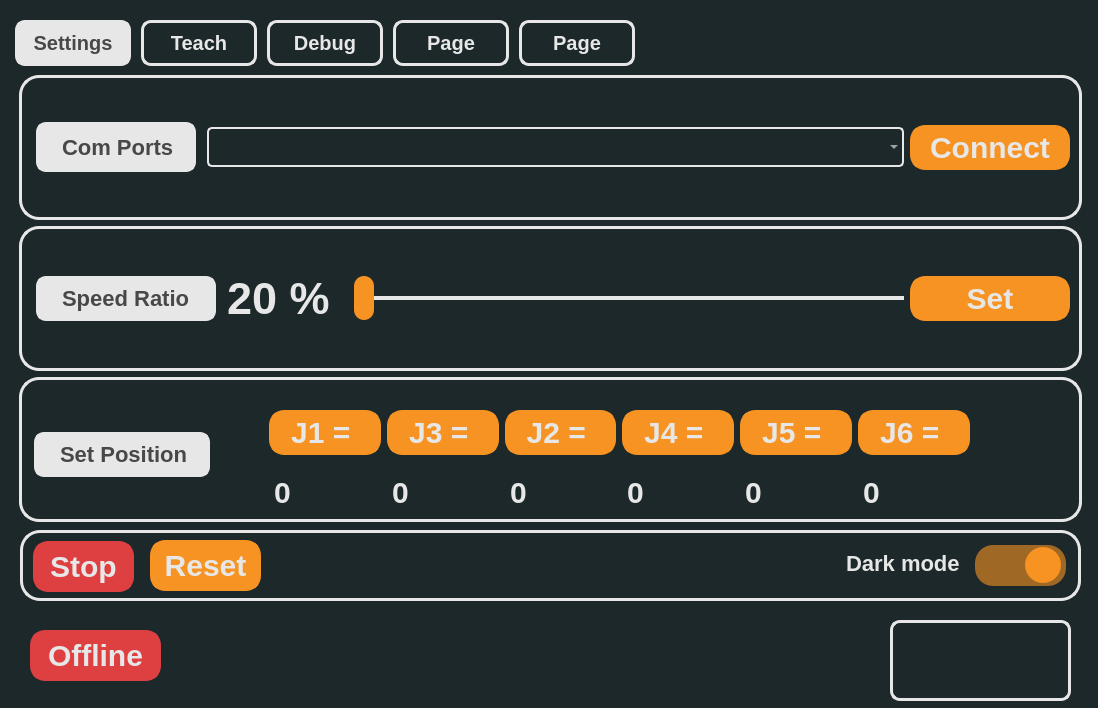
<?xml version="1.0" encoding="UTF-8"?>
<ui version="4.0">
 <class>MainWindow</class>
 <widget class="QMainWindow" name="MainWindow">
  <property name="geometry">
   <rect>
    <x>0</x>
    <y>0</y>
    <width>1098</width>
    <height>708</height>
   </rect>
  </property>
  <property name="windowTitle">
   <string>MainWindow</string>
  </property>
  <property name="styleSheet">
   <string notr="true">QTabBar::tab {
    border: 3px solid #e7e7e7;
	border-radius: 10px;
	margin: 5;
	padding: 5;
	font: bold; 
	font-family: arial;
	font-size: 20px;
	color: #e7e7e7;
	width: 100px;
	height: 30px;
}

QWidget#centralwidget{
	background: #1d282b;
}


QTabBar::tab:hover {
    background: rgba(231, 231, 231, 0.4);

}
QTabBar::tab:selected {
    background: #e7e7e7;
	color: #484848
}

QTabWidget::pane {
    border: 0px solid #e7e7e7;
	background: transparent;
}

QTabWidget::tab-bar:top {
    top: 5px;
}

QTabWidget::tab-bar:bottom {
    bottom: 0px;
}

QTabWidget::tab-bar:left {
    right:0px;
}

QTabWidget::tab-bar:right {
    left: 0px;
}
QWidget{
	border: 0px solid #e7e7e7;
	background: transparent;
	color: #e7e7e7;
}
QFrame#frame_1,#frame_2,#frame_3,#frame_4{
	border: 3px solid #e7e7e7;
	border-radius : 20px;
	font: bold; 
	font-family: arial;
	font-size: 30px;
	color: #e7e7e7;
	background: transparent;
}


QPushButton{
	border: 5px solid #f69322;
    background-color: #f69322;
    font-family: arial;
    font-size: 30px;
	font: bold;
    color: #e7e7e7;
    border-radius: 15%;
}
QPushButton#main_connect{
	border: 5px solid #f69322;
    background-color: #f69322;
    font-family: arial;
    font-size: 30px;
	font: bold;
    color: #e7e7e7;
    border-radius: 15%;
    min-width: 120px;
    min-height: 30px;
    max-width: 150px;
    max-height: 35px;
}
QPushButton:hover#main_connect{
	 background-color:#c67a00;
}

QPushButton:pressed#main_connect{
	 background-color: #ffba43;
}

QPushButton#Set_velocity_button{
	border: 5px solid #f69322;
    background-color: #f69322;
    font-family: arial;
    font-size: 30px;
	font: bold;
    color: #e7e7e7;
    border-radius: 15%;
    min-width: 150px;
    min-height: 30px;
    max-width: 150px;
    max-height: 35px;
}
QPushButton:hover#Set_velocity_button{
	 background-color:#c67a00;
}

QPushButton:pressed#Set_velocity_button{
	 background-color: #ffba43;
}
QPushButton#Offline_indecator{
	border: 5px solid #de4041;
    background-color: #de4041;
    font-family: arial;
    font-size: 30px;
	font: bold;
    color: #e7e7e7;
    border-radius: 15%;
}
QPushButton:hover{
	 background-color:#c67a00;
}

QPushButton:pressed{
	 background-color: #ffba43;
}
QComboBox {
    border: 2px solid #e7e7e7;
    border-radius: 5px;
    color: #e7e7e7;
    font: bold;
    font-family: Arial;
    font-size: 18px;
    padding-left: 10px;
    padding-right: 10px;
}


QLabel#ComsLabel,#Speed_ratioLabel_2,#ComsLabel_3{
	margin: 5px;
	font: bold; 
	font-family: arial;
	font-size: 22px;
	border: 3px solid #e7e7e7;
    background: #e7e7e7;
	color: #484848;
	border-radius: 10px;
	padding: 7px;
	padding-left: 17px;
	padding-right: 17px;
}
QLabel#ComsLabel{
	margin: 5px;
	font: bold; 
	font-family: arial;
	font-size: 22px;
	border: 3px solid #e7e7e7;
    background: #e7e7e7;
	color: #484848;
	border-radius: 10px;
	padding: 7px;
	padding-left: 17px;
	padding-right: 17px;
    min-width: 120px;
    min-height: 30px;
    max-width: 120px;
    max-height: 30px;

}
QLabel#label_Logo{
	font: bold; 
	font-family: arial;
	font-size: 22px;
	border: 3px solid #e7e7e7;
   
	border-radius: 10px;

}
QLabel#speed_percentages{

	font: bold; 
	font-family: arial;
	font-size: 45px;
}

QSlider::groove:horizontal {
    border-radius: 3px;
    height: 4px;
    margin: 0px;
	background-color: #e7e7e7;
}

QSlider::handle:horizontal {
    background-color:#f69322;
    border: none;
    height: 20px;
    width: 20px;
    margin: -20px 0;
    border-radius: 10px;
    padding: -20px 0px;
}
QSlider::handle:horizontal:hover {
    background-color: #c67a00;
}
QSlider::handle:horizontal:pressed {
    background-color: #ffba43;
}
QSlider
{
   min-width:550px;
    min-height: 60px;
    max-width: 120px;
    max-height: 70px;

}
QSpinBox{
	border: 0px solid #e7e7e7;
    background: transparent;
	padding: 3px;
	border-radius : 5px;
 	font-family: arial;
    font-size: 30px;
	font: bold;
    color: #e7e7e7;
}
QPushButton#Stop_button{
	border: 5px solid #de4041;
    background-color: #de4041;
    font-family: arial;
    font-size: 30px;
	font: bold;
    color: #e7e7e7;
    border-radius: 15%;
}
QPushButton:hover#Stop_button{
	 background-color:#b03030;
}

QPushButton:pressed#Stop_button{
	 background-color: #ff8e8a;
}





QRadioButton{
    border: 0px solid #e7e7e7;
    margin: 5px;
    width: 35px;
    border-radius: 18px;
    background-color: rgba(231, 231, 231, 1);
}


QRadioButton:unchecked {
   background-color: rgba(246, 147, 34, 0.6);

}

QRadioButton::indicator{
    width: 36px;
   height: 36px;
   border-radius: 18px;
}

QRadioButton::indicator::checked{
    background-color: #f69322;
    margin-left: 0px;
}

QRadioButton::indicator:checked:hover
{
  background-color: #c67a00;
}

QRadioButton::indicator:checked:pressed
{
     background-color: #ffba43;
}

QRadioButton::indicator::unchecked 
{
  background-color: #f69322;
   margin-left: 50px;
}

QRadioButton::indicator:unchecked:hover 
{
   background-color: #c67a00;
}

QRadioButton::indicator:unchecked:pressed 
{
    background-color: #ffba43;
}

QLabel#DarkModeLabel{
    border: 0px solid #e7e7e7;
    border-radius : 20px;
    font: bold; 
    font-family: arial;
    font-size: 22px;
    background-color: transparent;
    color: #e7e7e7;
    margin: 0px 0px 0px 20px;
}



</string>
  </property>
  <widget class="QWidget" name="centralwidget">
   <widget class="QTabWidget" name="tabWidget">
    <property name="geometry">
     <rect>
      <x>10</x>
      <y>10</y>
      <width>1081</width>
      <height>521</height>
     </rect>
    </property>
    <property name="styleSheet">
     <string notr="true"/>
    </property>
    <property name="currentIndex">
     <number>0</number>
    </property>
    <widget class="QWidget" name="tab">
     <property name="styleSheet">
      <string notr="true">
# setting_tap{
    background-color: #f69322;  /* Background color for the first tab */
    color: blue;  /* Text color for the first tab */
}</string>
     </property>
     <attribute name="title">
      <string>Settings</string>
     </attribute>
     <layout class="QVBoxLayout" name="verticalLayout">
      <item>
       <widget class="QFrame" name="frame_1">
        <property name="frameShape">
         <enum>QFrame::NoFrame</enum>
        </property>
        <layout class="QHBoxLayout" name="horizontalLayout_5">
         <item>
          <widget class="QLabel" name="ComsLabel">
           <property name="sizePolicy">
            <sizepolicy hsizetype="Minimum" vsizetype="Maximum">
             <horstretch>0</horstretch>
             <verstretch>0</verstretch>
            </sizepolicy>
           </property>
           <property name="maximumSize">
            <size>
             <width>170</width>
             <height>60</height>
            </size>
           </property>
           <property name="styleSheet">
            <string notr="true"/>
           </property>
           <property name="lineWidth">
            <number>1</number>
           </property>
           <property name="text">
            <string>Com Ports</string>
           </property>
           <property name="textFormat">
            <enum>Qt::PlainText</enum>
           </property>
           <property name="scaledContents">
            <bool>false</bool>
           </property>
          </widget>
         </item>
         <item>
          <widget class="QComboBox" name="ComsMenu">
           <property name="sizePolicy">
            <sizepolicy hsizetype="Preferred" vsizetype="Maximum">
             <horstretch>0</horstretch>
             <verstretch>0</verstretch>
            </sizepolicy>
           </property>
           <property name="minimumSize">
            <size>
             <width>0</width>
             <height>40</height>
            </size>
           </property>
           <property name="styleSheet">
            <string notr="true">QFrame{
	border: 2px solid #e7e7e7;
	border-radius : 5px;
	font: bold; 
	font-family: arial;
	font-size: 20px;
	background-color: #1d282b;
	padding: 10px;
}</string>
           </property>
          </widget>
         </item>
         <item>
          <widget class="QPushButton" name="main_connect">
           <property name="enabled">
            <bool>true</bool>
           </property>
           <property name="sizePolicy">
            <sizepolicy hsizetype="Minimum" vsizetype="Maximum">
             <horstretch>0</horstretch>
             <verstretch>0</verstretch>
            </sizepolicy>
           </property>
           <property name="minimumSize">
            <size>
             <width>130</width>
             <height>40</height>
            </size>
           </property>
           <property name="styleSheet">
            <string notr="true"/>
           </property>
           <property name="text">
            <string>Connect</string>
           </property>
          </widget>
         </item>
        </layout>
       </widget>
      </item>
      <item>
       <widget class="QFrame" name="frame_2">
        <property name="frameShape">
         <enum>QFrame::NoFrame</enum>
        </property>
        <layout class="QHBoxLayout" name="horizontalLayout_6">
         <item>
          <widget class="QLabel" name="Speed_ratioLabel_2">
           <property name="sizePolicy">
            <sizepolicy hsizetype="Minimum" vsizetype="Maximum">
             <horstretch>0</horstretch>
             <verstretch>0</verstretch>
            </sizepolicy>
           </property>
           <property name="maximumSize">
            <size>
             <width>16777215</width>
             <height>16777215</height>
            </size>
           </property>
           <property name="styleSheet">
            <string notr="true"/>
           </property>
           <property name="lineWidth">
            <number>1</number>
           </property>
           <property name="text">
            <string>Speed Ratio</string>
           </property>
           <property name="textFormat">
            <enum>Qt::PlainText</enum>
           </property>
           <property name="scaledContents">
            <bool>false</bool>
           </property>
          </widget>
         </item>
         <item>
          <widget class="QLabel" name="speed_percentages">
           <property name="text">
            <string>20 %</string>
           </property>
          </widget>
         </item>
         <item>
          <widget class="QSlider" name="horizontalSlider">
           <property name="orientation">
            <enum>Qt::Horizontal</enum>
           </property>
          </widget>
         </item>
         <item>
          <widget class="QPushButton" name="Set_velocity_button">
           <property name="text">
            <string>Set</string>
           </property>
          </widget>
         </item>
        </layout>
       </widget>
      </item>
      <item>
       <widget class="QFrame" name="frame_3">
        <property name="frameShape">
         <enum>QFrame::NoFrame</enum>
        </property>
        <widget class="QLabel" name="ComsLabel_3">
         <property name="geometry">
          <rect>
           <x>10</x>
           <y>50</y>
           <width>186</width>
           <height>55</height>
          </rect>
         </property>
         <property name="sizePolicy">
          <sizepolicy hsizetype="Minimum" vsizetype="Maximum">
           <horstretch>0</horstretch>
           <verstretch>0</verstretch>
          </sizepolicy>
         </property>
         <property name="maximumSize">
          <size>
           <width>16777215</width>
           <height>16777215</height>
          </size>
         </property>
         <property name="styleSheet">
          <string notr="true"/>
         </property>
         <property name="lineWidth">
          <number>1</number>
         </property>
         <property name="text">
          <string>Set Position</string>
         </property>
         <property name="textFormat">
          <enum>Qt::PlainText</enum>
         </property>
         <property name="scaledContents">
          <bool>false</bool>
         </property>
        </widget>
        <widget class="QWidget" name="layoutWidget">
         <property name="geometry">
          <rect>
           <x>250</x>
           <y>10</y>
           <width>701</width>
           <height>91</height>
          </rect>
         </property>
         <layout class="QHBoxLayout" name="horizontalLayout">
          <item>
           <widget class="QPushButton" name="J1_button">
            <property name="text">
             <string>J1 = </string>
            </property>
           </widget>
          </item>
          <item>
           <widget class="QPushButton" name="J3_button">
            <property name="text">
             <string>J3 = </string>
            </property>
           </widget>
          </item>
          <item>
           <widget class="QPushButton" name="J2_button">
            <property name="text">
             <string>J2 = </string>
            </property>
           </widget>
          </item>
          <item>
           <widget class="QPushButton" name="J4_button">
            <property name="text">
             <string>J4 = </string>
            </property>
           </widget>
          </item>
          <item>
           <widget class="QPushButton" name="J5_button">
            <property name="text">
             <string>J5 = </string>
            </property>
           </widget>
          </item>
          <item>
           <widget class="QPushButton" name="J6_button">
            <property name="text">
             <string>J6 = </string>
            </property>
           </widget>
          </item>
         </layout>
        </widget>
        <widget class="QWidget" name="layoutWidget">
         <property name="geometry">
          <rect>
           <x>250</x>
           <y>90</y>
           <width>701</width>
           <height>51</height>
          </rect>
         </property>
         <layout class="QHBoxLayout" name="horizontalLayout_2">
          <item>
           <widget class="QSpinBox" name="J1_set_box"/>
          </item>
          <item>
           <widget class="QSpinBox" name="J2_set_box"/>
          </item>
          <item>
           <widget class="QSpinBox" name="J3_set_box"/>
          </item>
          <item>
           <widget class="QSpinBox" name="J4_set_box"/>
          </item>
          <item>
           <widget class="QSpinBox" name="J5_set_box"/>
          </item>
          <item>
           <widget class="QSpinBox" name="J6_set_box"/>
          </item>
         </layout>
        </widget>
       </widget>
      </item>
     </layout>
    </widget>
    <widget class="QWidget" name="tab_2">
     <attribute name="title">
      <string>Teach</string>
     </attribute>
    </widget>
    <widget class="QWidget" name="tab_4">
     <attribute name="title">
      <string>Debug</string>
     </attribute>
    </widget>
    <widget class="QWidget" name="tab_5">
     <attribute name="title">
      <string>Page</string>
     </attribute>
    </widget>
    <widget class="QWidget" name="tab_3">
     <attribute name="title">
      <string>Page</string>
     </attribute>
    </widget>
   </widget>
   <widget class="QFrame" name="frame_4">
    <property name="geometry">
     <rect>
      <x>20</x>
      <y>530</y>
      <width>1061</width>
      <height>71</height>
     </rect>
    </property>
    <property name="frameShape">
     <enum>QFrame::NoFrame</enum>
    </property>
    <widget class="QPushButton" name="Reset_button">
     <property name="geometry">
      <rect>
       <x>130</x>
       <y>10</y>
       <width>111</width>
       <height>51</height>
      </rect>
     </property>
     <property name="text">
      <string>Reset</string>
     </property>
    </widget>
    <widget class="QPushButton" name="Stop_button">
     <property name="geometry">
      <rect>
       <x>13</x>
       <y>11</y>
       <width>101</width>
       <height>51</height>
      </rect>
     </property>
     <property name="text">
      <string>Stop</string>
     </property>
    </widget>
    <widget class="QRadioButton" name="radioButton">
     <property name="geometry">
      <rect>
       <x>950</x>
       <y>10</y>
       <width>101</width>
       <height>51</height>
      </rect>
     </property>
     <property name="text">
      <string/>
     </property>
     <property name="iconSize">
      <size>
       <width>10</width>
       <height>5</height>
      </size>
     </property>
    </widget>
    <widget class="QLabel" name="DarkModeLabel">
     <property name="geometry">
      <rect>
       <x>800</x>
       <y>20</y>
       <width>143</width>
       <height>26</height>
      </rect>
     </property>
     <property name="text">
      <string>Dark mode</string>
     </property>
    </widget>
   </widget>
   <widget class="QWidget" name="widget" native="true">
    <property name="geometry">
     <rect>
      <x>20</x>
      <y>610</y>
      <width>1061</width>
      <height>101</height>
     </rect>
    </property>
    <widget class="QLabel" name="label_Logo">
     <property name="geometry">
      <rect>
       <x>870</x>
       <y>10</y>
       <width>181</width>
       <height>81</height>
      </rect>
     </property>
     <property name="text">
      <string/>
     </property>
     <property name="pixmap">
      <pixmap>../images/BedoLogo.PNG</pixmap>
     </property>
    </widget>
    <widget class="QPushButton" name="Offline_indecator">
     <property name="geometry">
      <rect>
       <x>10</x>
       <y>20</y>
       <width>131</width>
       <height>51</height>
      </rect>
     </property>
     <property name="text">
      <string>Offline</string>
     </property>
    </widget>
   </widget>
  </widget>
 </widget>
 <resources/>
 <connections/>
</ui>
